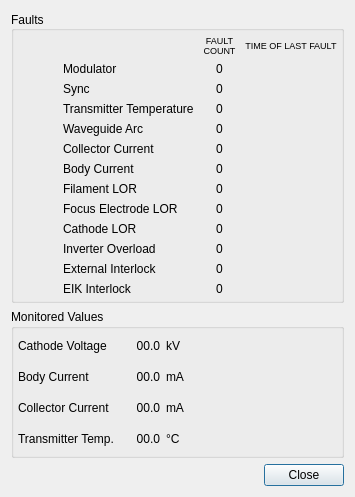
<?xml version="1.0" encoding="UTF-8"?>
<ui version="4.0">
 <class>HcrGuiXmitStatusDialog</class>
 <widget class="QDialog" name="HcrGuiXmitStatusDialog">
  <property name="geometry">
   <rect>
    <x>0</x>
    <y>0</y>
    <width>355</width>
    <height>497</height>
   </rect>
  </property>
  <property name="windowTitle">
   <string>Transmitter Status</string>
  </property>
  <property name="modal">
   <bool>false</bool>
  </property>
  <layout class="QVBoxLayout" name="verticalLayout">
   <item>
    <widget class="QGroupBox" name="xmitterFaultDetailsBox">
     <property name="enabled">
      <bool>true</bool>
     </property>
     <property name="sizePolicy">
      <sizepolicy hsizetype="MinimumExpanding" vsizetype="Preferred">
       <horstretch>0</horstretch>
       <verstretch>0</verstretch>
      </sizepolicy>
     </property>
     <property name="title">
      <string>Faults</string>
     </property>
     <property name="alignment">
      <set>Qt::AlignLeading|Qt::AlignLeft|Qt::AlignVCenter</set>
     </property>
     <property name="flat">
      <bool>false</bool>
     </property>
     <property name="checkable">
      <bool>false</bool>
     </property>
     <layout class="QGridLayout" name="gridLayout_2">
      <property name="margin">
       <number>4</number>
      </property>
      <item row="10" column="1">
       <widget class="QLabel" name="inverterOverloadFaultLabel">
        <property name="text">
         <string>Inverter Overload</string>
        </property>
       </widget>
      </item>
      <item row="2" column="3">
       <widget class="QLabel" name="syncFaultTime">
        <property name="text">
         <string/>
        </property>
        <property name="alignment">
         <set>Qt::AlignCenter</set>
        </property>
       </widget>
      </item>
      <item row="0" column="2">
       <widget class="QLabel" name="faultCountColumnTitle">
        <property name="font">
         <font>
          <pointsize>7</pointsize>
          <weight>50</weight>
          <bold>false</bold>
         </font>
        </property>
        <property name="text">
         <string>FAULT
COUNT</string>
        </property>
        <property name="alignment">
         <set>Qt::AlignCenter</set>
        </property>
       </widget>
      </item>
      <item row="0" column="3">
       <widget class="QLabel" name="faultTimeColumnTitle">
        <property name="font">
         <font>
          <pointsize>7</pointsize>
         </font>
        </property>
        <property name="text">
         <string>TIME OF LAST FAULT</string>
        </property>
        <property name="scaledContents">
         <bool>false</bool>
        </property>
        <property name="alignment">
         <set>Qt::AlignCenter</set>
        </property>
       </widget>
      </item>
      <item row="1" column="0">
       <widget class="QLabel" name="modulatorFaultIcon">
        <property name="sizePolicy">
         <sizepolicy hsizetype="Preferred" vsizetype="Preferred">
          <horstretch>0</horstretch>
          <verstretch>0</verstretch>
         </sizepolicy>
        </property>
        <property name="text">
         <string/>
        </property>
        <property name="pixmap">
         <pixmap resource="HcrGuiMainWindow.qrc">:/greenLED_off.png</pixmap>
        </property>
       </widget>
      </item>
      <item row="1" column="1">
       <widget class="QLabel" name="modulatorFaultLabel">
        <property name="sizePolicy">
         <sizepolicy hsizetype="Preferred" vsizetype="Preferred">
          <horstretch>0</horstretch>
          <verstretch>0</verstretch>
         </sizepolicy>
        </property>
        <property name="text">
         <string>Modulator</string>
        </property>
        <property name="indent">
         <number>0</number>
        </property>
       </widget>
      </item>
      <item row="1" column="2">
       <widget class="QLabel" name="modulatorFaultCount">
        <property name="text">
         <string>0</string>
        </property>
        <property name="alignment">
         <set>Qt::AlignCenter</set>
        </property>
       </widget>
      </item>
      <item row="1" column="3">
       <widget class="QLabel" name="modulatorFaultTime">
        <property name="text">
         <string/>
        </property>
        <property name="alignment">
         <set>Qt::AlignCenter</set>
        </property>
       </widget>
      </item>
      <item row="2" column="0">
       <widget class="QLabel" name="syncFaultIcon">
        <property name="sizePolicy">
         <sizepolicy hsizetype="Preferred" vsizetype="Preferred">
          <horstretch>0</horstretch>
          <verstretch>0</verstretch>
         </sizepolicy>
        </property>
        <property name="text">
         <string/>
        </property>
        <property name="pixmap">
         <pixmap resource="HcrGuiMainWindow.qrc">:/greenLED_off.png</pixmap>
        </property>
       </widget>
      </item>
      <item row="2" column="1">
       <widget class="QLabel" name="syncFaultLabel">
        <property name="sizePolicy">
         <sizepolicy hsizetype="Preferred" vsizetype="Preferred">
          <horstretch>0</horstretch>
          <verstretch>0</verstretch>
         </sizepolicy>
        </property>
        <property name="text">
         <string>Sync</string>
        </property>
       </widget>
      </item>
      <item row="2" column="2">
       <widget class="QLabel" name="syncFaultCount">
        <property name="text">
         <string>0</string>
        </property>
        <property name="alignment">
         <set>Qt::AlignCenter</set>
        </property>
       </widget>
      </item>
      <item row="3" column="0">
       <widget class="QLabel" name="xmitterTempFaultIcon">
        <property name="sizePolicy">
         <sizepolicy hsizetype="Preferred" vsizetype="Preferred">
          <horstretch>0</horstretch>
          <verstretch>0</verstretch>
         </sizepolicy>
        </property>
        <property name="text">
         <string/>
        </property>
        <property name="pixmap">
         <pixmap resource="HcrGuiMainWindow.qrc">:/greenLED_off.png</pixmap>
        </property>
       </widget>
      </item>
      <item row="3" column="1">
       <widget class="QLabel" name="xmitterTempFaultLabel">
        <property name="sizePolicy">
         <sizepolicy hsizetype="Preferred" vsizetype="Preferred">
          <horstretch>0</horstretch>
          <verstretch>0</verstretch>
         </sizepolicy>
        </property>
        <property name="text">
         <string>Transmitter Temperature</string>
        </property>
       </widget>
      </item>
      <item row="3" column="2">
       <widget class="QLabel" name="xmitterTempFaultCount">
        <property name="text">
         <string>0</string>
        </property>
        <property name="alignment">
         <set>Qt::AlignCenter</set>
        </property>
       </widget>
      </item>
      <item row="3" column="3">
       <widget class="QLabel" name="xmitterTempFaultTime">
        <property name="text">
         <string/>
        </property>
        <property name="alignment">
         <set>Qt::AlignCenter</set>
        </property>
       </widget>
      </item>
      <item row="4" column="0">
       <widget class="QLabel" name="wgArcFaultIcon">
        <property name="sizePolicy">
         <sizepolicy hsizetype="Preferred" vsizetype="Preferred">
          <horstretch>0</horstretch>
          <verstretch>0</verstretch>
         </sizepolicy>
        </property>
        <property name="text">
         <string/>
        </property>
        <property name="pixmap">
         <pixmap resource="HcrGuiMainWindow.qrc">:/greenLED_off.png</pixmap>
        </property>
       </widget>
      </item>
      <item row="4" column="1">
       <widget class="QLabel" name="wgArcFaultLabel">
        <property name="sizePolicy">
         <sizepolicy hsizetype="Preferred" vsizetype="Preferred">
          <horstretch>0</horstretch>
          <verstretch>0</verstretch>
         </sizepolicy>
        </property>
        <property name="text">
         <string>Waveguide Arc</string>
        </property>
       </widget>
      </item>
      <item row="4" column="2">
       <widget class="QLabel" name="wgArcFaultCount">
        <property name="text">
         <string>0</string>
        </property>
        <property name="alignment">
         <set>Qt::AlignCenter</set>
        </property>
       </widget>
      </item>
      <item row="4" column="3">
       <widget class="QLabel" name="wgArcFaultTime">
        <property name="text">
         <string/>
        </property>
        <property name="alignment">
         <set>Qt::AlignCenter</set>
        </property>
       </widget>
      </item>
      <item row="5" column="0">
       <widget class="QLabel" name="collectorCurrFaultIcon">
        <property name="sizePolicy">
         <sizepolicy hsizetype="Preferred" vsizetype="Preferred">
          <horstretch>0</horstretch>
          <verstretch>0</verstretch>
         </sizepolicy>
        </property>
        <property name="text">
         <string/>
        </property>
        <property name="pixmap">
         <pixmap resource="HcrGuiMainWindow.qrc">:/greenLED_off.png</pixmap>
        </property>
       </widget>
      </item>
      <item row="5" column="1">
       <widget class="QLabel" name="collectorCurrFaultLabel">
        <property name="sizePolicy">
         <sizepolicy hsizetype="Preferred" vsizetype="Preferred">
          <horstretch>0</horstretch>
          <verstretch>0</verstretch>
         </sizepolicy>
        </property>
        <property name="text">
         <string>Collector Current</string>
        </property>
       </widget>
      </item>
      <item row="5" column="2">
       <widget class="QLabel" name="collectorCurrFaultCount">
        <property name="text">
         <string>0</string>
        </property>
        <property name="alignment">
         <set>Qt::AlignCenter</set>
        </property>
       </widget>
      </item>
      <item row="5" column="3">
       <widget class="QLabel" name="collectorCurrFaultTime">
        <property name="text">
         <string/>
        </property>
        <property name="alignment">
         <set>Qt::AlignCenter</set>
        </property>
       </widget>
      </item>
      <item row="6" column="0">
       <widget class="QLabel" name="bodyCurrFaultIcon">
        <property name="sizePolicy">
         <sizepolicy hsizetype="Preferred" vsizetype="Preferred">
          <horstretch>0</horstretch>
          <verstretch>0</verstretch>
         </sizepolicy>
        </property>
        <property name="text">
         <string/>
        </property>
        <property name="pixmap">
         <pixmap resource="HcrGuiMainWindow.qrc">:/greenLED_off.png</pixmap>
        </property>
       </widget>
      </item>
      <item row="6" column="1">
       <widget class="QLabel" name="bodyCurrFaultLabel">
        <property name="sizePolicy">
         <sizepolicy hsizetype="Preferred" vsizetype="Preferred">
          <horstretch>0</horstretch>
          <verstretch>0</verstretch>
         </sizepolicy>
        </property>
        <property name="text">
         <string>Body Current</string>
        </property>
       </widget>
      </item>
      <item row="6" column="2">
       <widget class="QLabel" name="bodyCurrFaultCount">
        <property name="text">
         <string>0</string>
        </property>
        <property name="alignment">
         <set>Qt::AlignCenter</set>
        </property>
       </widget>
      </item>
      <item row="6" column="3">
       <widget class="QLabel" name="bodyCurrFaultTime">
        <property name="text">
         <string/>
        </property>
        <property name="alignment">
         <set>Qt::AlignCenter</set>
        </property>
       </widget>
      </item>
      <item row="7" column="0">
       <widget class="QLabel" name="filamentLorFaultIcon">
        <property name="sizePolicy">
         <sizepolicy hsizetype="Preferred" vsizetype="Preferred">
          <horstretch>0</horstretch>
          <verstretch>0</verstretch>
         </sizepolicy>
        </property>
        <property name="text">
         <string/>
        </property>
        <property name="pixmap">
         <pixmap resource="HcrGuiMainWindow.qrc">:/greenLED_off.png</pixmap>
        </property>
       </widget>
      </item>
      <item row="7" column="2">
       <widget class="QLabel" name="filamentLorFaultCount">
        <property name="text">
         <string>0</string>
        </property>
        <property name="alignment">
         <set>Qt::AlignCenter</set>
        </property>
       </widget>
      </item>
      <item row="7" column="3">
       <widget class="QLabel" name="filamentLorFaultTime">
        <property name="text">
         <string/>
        </property>
        <property name="alignment">
         <set>Qt::AlignCenter</set>
        </property>
       </widget>
      </item>
      <item row="8" column="0">
       <widget class="QLabel" name="focusElectrodeLorFaultIcon">
        <property name="sizePolicy">
         <sizepolicy hsizetype="Preferred" vsizetype="Preferred">
          <horstretch>0</horstretch>
          <verstretch>0</verstretch>
         </sizepolicy>
        </property>
        <property name="text">
         <string/>
        </property>
        <property name="pixmap">
         <pixmap resource="HcrGuiMainWindow.qrc">:/greenLED_off.png</pixmap>
        </property>
       </widget>
      </item>
      <item row="8" column="1">
       <widget class="QLabel" name="focusElectrodeLorFaultLabel">
        <property name="sizePolicy">
         <sizepolicy hsizetype="Preferred" vsizetype="Preferred">
          <horstretch>0</horstretch>
          <verstretch>0</verstretch>
         </sizepolicy>
        </property>
        <property name="text">
         <string>Focus Electrode LOR</string>
        </property>
       </widget>
      </item>
      <item row="8" column="2">
       <widget class="QLabel" name="focusElectrodeLorFaultCount">
        <property name="text">
         <string>0</string>
        </property>
        <property name="alignment">
         <set>Qt::AlignCenter</set>
        </property>
       </widget>
      </item>
      <item row="8" column="3">
       <widget class="QLabel" name="focusElectrodeLorFaultTime">
        <property name="text">
         <string/>
        </property>
        <property name="alignment">
         <set>Qt::AlignCenter</set>
        </property>
       </widget>
      </item>
      <item row="9" column="0">
       <widget class="QLabel" name="cathodeLorFaultIcon">
        <property name="sizePolicy">
         <sizepolicy hsizetype="Preferred" vsizetype="Preferred">
          <horstretch>0</horstretch>
          <verstretch>0</verstretch>
         </sizepolicy>
        </property>
        <property name="text">
         <string/>
        </property>
        <property name="pixmap">
         <pixmap resource="HcrGuiMainWindow.qrc">:/greenLED_off.png</pixmap>
        </property>
       </widget>
      </item>
      <item row="9" column="1">
       <widget class="QLabel" name="cathodeLorFaultLabel">
        <property name="sizePolicy">
         <sizepolicy hsizetype="Preferred" vsizetype="Preferred">
          <horstretch>0</horstretch>
          <verstretch>0</verstretch>
         </sizepolicy>
        </property>
        <property name="text">
         <string>Cathode LOR</string>
        </property>
       </widget>
      </item>
      <item row="9" column="2">
       <widget class="QLabel" name="cathodeLorFaultCount">
        <property name="text">
         <string>0</string>
        </property>
        <property name="alignment">
         <set>Qt::AlignCenter</set>
        </property>
       </widget>
      </item>
      <item row="9" column="3">
       <widget class="QLabel" name="cathodeLorFaultTime">
        <property name="text">
         <string/>
        </property>
        <property name="alignment">
         <set>Qt::AlignCenter</set>
        </property>
       </widget>
      </item>
      <item row="10" column="0">
       <widget class="QLabel" name="inverterOverloadFaultIcon">
        <property name="text">
         <string/>
        </property>
        <property name="pixmap">
         <pixmap resource="HcrGuiMainWindow.qrc">:/greenLED_off.png</pixmap>
        </property>
       </widget>
      </item>
      <item row="10" column="2">
       <widget class="QLabel" name="inverterOverloadFaultCount">
        <property name="text">
         <string>0</string>
        </property>
        <property name="alignment">
         <set>Qt::AlignCenter</set>
        </property>
       </widget>
      </item>
      <item row="10" column="3">
       <widget class="QLabel" name="inverterOverloadFaultTime">
        <property name="text">
         <string/>
        </property>
        <property name="alignment">
         <set>Qt::AlignCenter</set>
        </property>
       </widget>
      </item>
      <item row="11" column="0">
       <widget class="QLabel" name="extInterlockFaultIcon">
        <property name="text">
         <string/>
        </property>
        <property name="pixmap">
         <pixmap resource="HcrGuiMainWindow.qrc">:/greenLED_off.png</pixmap>
        </property>
       </widget>
      </item>
      <item row="11" column="1">
       <widget class="QLabel" name="extInterlockFaultLabel">
        <property name="text">
         <string>External Interlock</string>
        </property>
       </widget>
      </item>
      <item row="11" column="2">
       <widget class="QLabel" name="extInterlockFaultCount">
        <property name="text">
         <string>0</string>
        </property>
        <property name="alignment">
         <set>Qt::AlignCenter</set>
        </property>
       </widget>
      </item>
      <item row="11" column="3">
       <widget class="QLabel" name="extInterlockFaultTime">
        <property name="text">
         <string/>
        </property>
        <property name="alignment">
         <set>Qt::AlignCenter</set>
        </property>
       </widget>
      </item>
      <item row="12" column="0">
       <widget class="QLabel" name="eikInterlockFaultIcon">
        <property name="text">
         <string/>
        </property>
        <property name="pixmap">
         <pixmap resource="HcrGuiMainWindow.qrc">:/greenLED_off.png</pixmap>
        </property>
       </widget>
      </item>
      <item row="12" column="1">
       <widget class="QLabel" name="eikInterlockFaultLabel">
        <property name="text">
         <string>EIK Interlock</string>
        </property>
       </widget>
      </item>
      <item row="12" column="2">
       <widget class="QLabel" name="eikInterlockFaultCount">
        <property name="text">
         <string>0</string>
        </property>
        <property name="alignment">
         <set>Qt::AlignCenter</set>
        </property>
       </widget>
      </item>
      <item row="12" column="3">
       <widget class="QLabel" name="eikInterlockFaultTime">
        <property name="text">
         <string/>
        </property>
        <property name="alignment">
         <set>Qt::AlignCenter</set>
        </property>
       </widget>
      </item>
      <item row="7" column="1">
       <widget class="QLabel" name="filamentLorFaultLabel">
        <property name="sizePolicy">
         <sizepolicy hsizetype="Preferred" vsizetype="Preferred">
          <horstretch>0</horstretch>
          <verstretch>0</verstretch>
         </sizepolicy>
        </property>
        <property name="text">
         <string>Filament LOR</string>
        </property>
       </widget>
      </item>
     </layout>
    </widget>
   </item>
   <item>
    <widget class="QGroupBox" name="xmitterStatusBox">
     <property name="sizePolicy">
      <sizepolicy hsizetype="Preferred" vsizetype="Minimum">
       <horstretch>0</horstretch>
       <verstretch>0</verstretch>
      </sizepolicy>
     </property>
     <property name="title">
      <string>Monitored Values</string>
     </property>
     <property name="flat">
      <bool>false</bool>
     </property>
     <property name="checkable">
      <bool>false</bool>
     </property>
     <layout class="QGridLayout" name="gridLayout_4" columnstretch="0,0,100" columnminimumwidth="0,40,0">
      <property name="margin">
       <number>4</number>
      </property>
      <item row="0" column="0">
       <widget class="QLabel" name="cathodeVoltageTitle">
        <property name="sizePolicy">
         <sizepolicy hsizetype="Minimum" vsizetype="Preferred">
          <horstretch>0</horstretch>
          <verstretch>0</verstretch>
         </sizepolicy>
        </property>
        <property name="text">
         <string>Cathode Voltage </string>
        </property>
       </widget>
      </item>
      <item row="0" column="1">
       <widget class="QLabel" name="cathodeVoltageValue">
        <property name="sizePolicy">
         <sizepolicy hsizetype="Preferred" vsizetype="Preferred">
          <horstretch>0</horstretch>
          <verstretch>0</verstretch>
         </sizepolicy>
        </property>
        <property name="text">
         <string>00.0</string>
        </property>
        <property name="alignment">
         <set>Qt::AlignRight|Qt::AlignTrailing|Qt::AlignVCenter</set>
        </property>
       </widget>
      </item>
      <item row="0" column="2">
       <widget class="QLabel" name="cathodeVoltageUnits">
        <property name="sizePolicy">
         <sizepolicy hsizetype="Minimum" vsizetype="Preferred">
          <horstretch>0</horstretch>
          <verstretch>0</verstretch>
         </sizepolicy>
        </property>
        <property name="text">
         <string>kV</string>
        </property>
       </widget>
      </item>
      <item row="1" column="0">
       <widget class="QLabel" name="bodyCurrentTitle">
        <property name="sizePolicy">
         <sizepolicy hsizetype="Minimum" vsizetype="Preferred">
          <horstretch>0</horstretch>
          <verstretch>0</verstretch>
         </sizepolicy>
        </property>
        <property name="text">
         <string>Body Current </string>
        </property>
       </widget>
      </item>
      <item row="1" column="1">
       <widget class="QLabel" name="bodyCurrentValue">
        <property name="text">
         <string>00.0</string>
        </property>
        <property name="alignment">
         <set>Qt::AlignRight|Qt::AlignTrailing|Qt::AlignVCenter</set>
        </property>
       </widget>
      </item>
      <item row="1" column="2">
       <widget class="QLabel" name="bodyCurrentUnits">
        <property name="sizePolicy">
         <sizepolicy hsizetype="Minimum" vsizetype="Preferred">
          <horstretch>0</horstretch>
          <verstretch>0</verstretch>
         </sizepolicy>
        </property>
        <property name="text">
         <string>mA</string>
        </property>
       </widget>
      </item>
      <item row="2" column="0">
       <widget class="QLabel" name="collectorCurrentTitle">
        <property name="sizePolicy">
         <sizepolicy hsizetype="Minimum" vsizetype="Preferred">
          <horstretch>0</horstretch>
          <verstretch>0</verstretch>
         </sizepolicy>
        </property>
        <property name="text">
         <string>Collector Current</string>
        </property>
       </widget>
      </item>
      <item row="2" column="1">
       <widget class="QLabel" name="collectorCurrentValue">
        <property name="text">
         <string>00.0</string>
        </property>
        <property name="alignment">
         <set>Qt::AlignRight|Qt::AlignTrailing|Qt::AlignVCenter</set>
        </property>
       </widget>
      </item>
      <item row="2" column="2">
       <widget class="QLabel" name="collectorCurrentUnits">
        <property name="sizePolicy">
         <sizepolicy hsizetype="Minimum" vsizetype="Preferred">
          <horstretch>0</horstretch>
          <verstretch>0</verstretch>
         </sizepolicy>
        </property>
        <property name="text">
         <string>mA</string>
        </property>
       </widget>
      </item>
      <item row="3" column="0">
       <widget class="QLabel" name="xmitterTempTitle">
        <property name="sizePolicy">
         <sizepolicy hsizetype="Minimum" vsizetype="Preferred">
          <horstretch>0</horstretch>
          <verstretch>0</verstretch>
         </sizepolicy>
        </property>
        <property name="text">
         <string>Transmitter Temp.</string>
        </property>
       </widget>
      </item>
      <item row="3" column="1">
       <widget class="QLabel" name="xmitterTempValue">
        <property name="sizePolicy">
         <sizepolicy hsizetype="Preferred" vsizetype="Preferred">
          <horstretch>0</horstretch>
          <verstretch>0</verstretch>
         </sizepolicy>
        </property>
        <property name="text">
         <string>00.0</string>
        </property>
        <property name="alignment">
         <set>Qt::AlignRight|Qt::AlignTrailing|Qt::AlignVCenter</set>
        </property>
       </widget>
      </item>
      <item row="3" column="2">
       <widget class="QLabel" name="xmitterTempUnits">
        <property name="sizePolicy">
         <sizepolicy hsizetype="Minimum" vsizetype="Preferred">
          <horstretch>0</horstretch>
          <verstretch>0</verstretch>
         </sizepolicy>
        </property>
        <property name="text">
         <string>°C</string>
        </property>
       </widget>
      </item>
     </layout>
    </widget>
   </item>
   <item>
    <widget class="QDialogButtonBox" name="buttonBox">
     <property name="orientation">
      <enum>Qt::Horizontal</enum>
     </property>
     <property name="standardButtons">
      <set>QDialogButtonBox::Close</set>
     </property>
    </widget>
   </item>
  </layout>
 </widget>
 <resources>
  <include location="HcrGuiMainWindow.qrc"/>
  <include location="HcrGuiMainWindow.qrc"/>
 </resources>
 <connections>
  <connection>
   <sender>buttonBox</sender>
   <signal>accepted()</signal>
   <receiver>HcrGuiXmitStatusDialog</receiver>
   <slot>accept()</slot>
   <hints>
    <hint type="sourcelabel">
     <x>227</x>
     <y>354</y>
    </hint>
    <hint type="destinationlabel">
     <x>157</x>
     <y>274</y>
    </hint>
   </hints>
  </connection>
  <connection>
   <sender>buttonBox</sender>
   <signal>rejected()</signal>
   <receiver>HcrGuiXmitStatusDialog</receiver>
   <slot>reject()</slot>
   <hints>
    <hint type="sourcelabel">
     <x>295</x>
     <y>360</y>
    </hint>
    <hint type="destinationlabel">
     <x>286</x>
     <y>274</y>
    </hint>
   </hints>
  </connection>
 </connections>
</ui>
